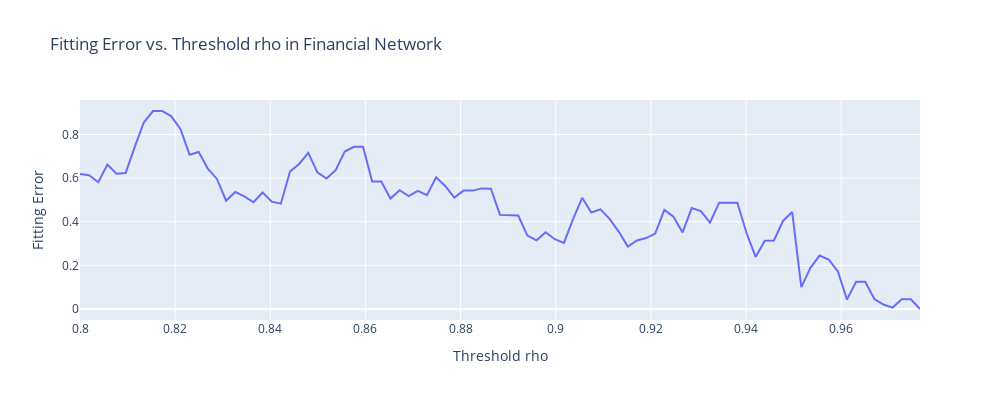
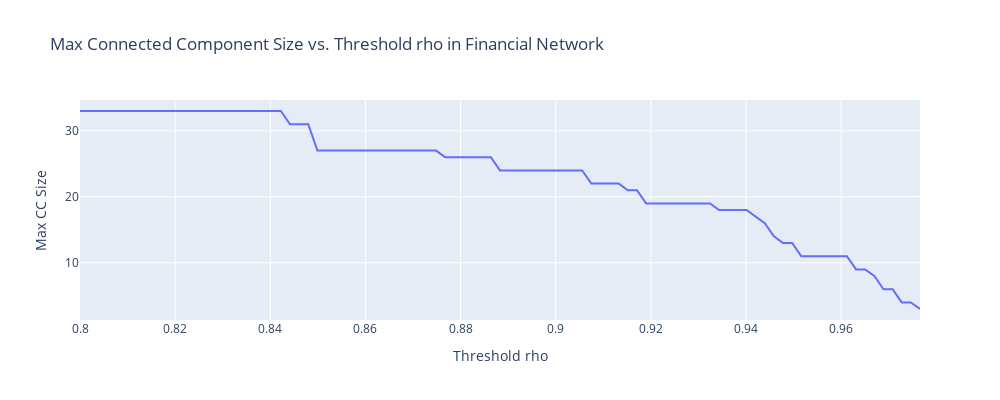

Notebook code for these charts, in order:
### Code cell
max_ccs = []
errors = []
nodes = []


def exponential_degree(k, alpha, gamma):
    return alpha * np.exp(-gamma * k)

def make_graph(rho):
    # 1. Threshold the correlation matrix
    adj_matrix = (corr_matrix.abs() > rho).astype(int)
    np.fill_diagonal(adj_matrix.values, 0)

    # 2. Create a graph from the adjacency matrix
    G = nx.from_pandas_adjacency(adj_matrix)
    G.remove_edges_from(nx.selfloop_edges(G))

    cc = max(nx.connected_components(G), key=len)
    max_ccs.append(len(cc))

    return G

def fitting_error_for_threshold(rho):
    # 1. Build the graph at threshold rho
    G = make_graph(rho)

    #Count the number of connected components and store it in the nodes list
    nodes.append(len(list(nx.connected_components(G))))


    max_cc = max(nx.connected_components(G), key=len)
    

    # 2. Degree distribution
    degrees = [deg for _, deg in G.degree()]
    hist = np.bincount(degrees)
    p_k = hist / hist.sum()

    # 3. Fit alpha, gamma
    k_vals = np.arange(1, len(p_k))
    p_vals = p_k[1:]
    nonzero = p_vals > 0
    k_fit = k_vals[nonzero]
    p_fit = p_vals[nonzero]
    popt, _ = curve_fit(exponential_degree, k_fit, p_fit, p0=(1.0, 0.1))
    alpha_fit, gamma_fit = popt

    # 4. Compute fitting error
    p_exp_fit = exponential_degree(k_vals, alpha_fit, gamma_fit)
    e_fit = np.sum(np.abs(p_k[1:] - p_exp_fit))

    errors.append(e_fit)

    #make sure there are at least 10 nodes
    if len(max_cc) < 10:
        raise Warning(f"Graph has less than 10 nodes at rho = {rho}")
    return e_fit, alpha_fit, gamma_fit, max_cc

import warnings

print(nodes)

# Loop over candidate rho’s
rhos = np.linspace(0.8, 0.99, 100)
best_rho = None
best_err = np.inf
rhos_run = []
problems = []
for rho in rhos:
    try:
        with warnings.catch_warnings():
            warnings.simplefilter("ignore")
            err, alpha_fit, gamma_fit, max_cc = fitting_error_for_threshold(rho)
        rhos_run.append(rho)
        
        if err < best_err:
            best_rho = rho
            best_err = err
    except:
        problems.append(rho)
        continue
    
# Plot the error as a function of rho
fig = go.Figure()
fig.add_trace(go.Scatter(x=rhos, y=errors, mode='lines', name='Fitting Error'))
fig.update_layout(
    title='Fitting Error vs. Threshold rho in Financial Network',
    xaxis_title='Threshold rho',
    yaxis_title='Fitting Error',
    width=1000,
    height=400
)
fig.show()

# Plot max connected component size
fig = go.Figure()
fig.add_trace(go.Scatter(x=rhos, y=max_ccs[:93], mode='lines', name='Max CC Size'))
fig.update_layout(
    title='Max Connected Component Size vs. Threshold rho in Financial Network',
    xaxis_title='Threshold rho',
    yaxis_title='Max CC Size',
    width=1000,
    height=400
)
fig.show()


print(f"Problems at thresholds: {problems}")

print(f"Best threshold = {best_rho}, with error = {best_err}")

### Figure 1 — Plotly figure (JSON) as saved in the notebook; plotly's stock layout.template omitted (floating-point values rounded to 4 significant figures)
{"data": [{"mode": "lines", "name": "Fitting Error", "type": "scatter", "x": [0.8, 0.8019, 0.8038, 0.8058, 0.8077, 0.8096, 0.8115, 0.8134, 0.8154, 0.8173, 0.8192, 0.8211, 0.823, 0.8249, 0.8269, 0.8288, 0.8307, 0.8326, 0.8345, 0.8365, 0.8384, 0.8403, 0.8422, 0.8441, 0.8461, 0.848, 0.8499, 0.8518, 0.8537, 0.8557, 0.8576, 0.8595, 0.8614, 0.8633, 0.8653, 0.8672, 0.8691, 0.871, 0.8729, 0.8748, 0.8768, 0.8787, 0.8806, 0.8825, 0.8844, 0.8864, 0.8883, 0.8902, 0.8921, 0.894, 0.896, 0.8979, 0.8998, 0.9017, 0.9036, 0.9056, 0.9075, 0.9094, 0.9113, 0.9132, 0.9152, 0.9171, 0.919, 0.9209, 0.9228, 0.9247, 0.9267, 0.9286, 0.9305, 0.9324, 0.9343, 0.9363, 0.9382, 0.9401, 0.942, 0.9439, 0.9459, 0.9478, 0.9497, 0.9516, 0.9535, 0.9555, 0.9574, 0.9593, 0.9612, 0.9631, 0.9651, 0.967, 0.9689, 0.9708, 0.9727, 0.9746, 0.9766, 0.9785, 0.9804, 0.9823, 0.9842, 0.9862, 0.9881, 0.99], "y": [0.619, 0.6129, 0.581, 0.6617, 0.6201, 0.6232, 0.7431, 0.8558, 0.9075, 0.9075, 0.8831, 0.8249, 0.7073, 0.7197, 0.6431, 0.596, 0.4961, 0.5364, 0.5163, 0.4891, 0.5339, 0.492, 0.4828, 0.6299, 0.6648, 0.7157, 0.6259, 0.5982, 0.6365, 0.7214, 0.7431, 0.7431, 0.5844, 0.5844, 0.5061, 0.5447, 0.5171, 0.5415, 0.5218, 0.6034, 0.5641, 0.5108, 0.5427, 0.5427, 0.5528, 0.5512, 0.4313, 0.4313, 0.4281, 0.3364, 0.3147, 0.3517, 0.3197, 0.3029, 0.4115, 0.5096, 0.4421, 0.4567, 0.4129, 0.3548, 0.286, 0.3143, 0.3251, 0.3456, 0.454, 0.4231, 0.351, 0.4625, 0.4489, 0.3955, 0.487, 0.487, 0.487, 0.3482, 0.2385, 0.3131, 0.3144, 0.4035, 0.4447, 0.1002, 0.1886, 0.245, 0.227, 0.1729, 0.0431, 0.125, 0.125, 0.04585, 0.02069, 0.006386, 0.04472, 0.04472, 0]}], "layout": {"height": 400, "title": {"text": "Fitting Error vs. Threshold rho in Financial Network"}, "width": 1000, "xaxis": {"title": {"text": "Threshold rho"}}, "yaxis": {"title": {"text": "Fitting Error"}}}}

### Figure 2 — Plotly figure (JSON) as saved in the notebook; plotly's stock layout.template omitted (floating-point values rounded to 4 significant figures)
{"data": [{"mode": "lines", "name": "Max CC Size", "type": "scatter", "x": [0.8, 0.8019, 0.8038, 0.8058, 0.8077, 0.8096, 0.8115, 0.8134, 0.8154, 0.8173, 0.8192, 0.8211, 0.823, 0.8249, 0.8269, 0.8288, 0.8307, 0.8326, 0.8345, 0.8365, 0.8384, 0.8403, 0.8422, 0.8441, 0.8461, 0.848, 0.8499, 0.8518, 0.8537, 0.8557, 0.8576, 0.8595, 0.8614, 0.8633, 0.8653, 0.8672, 0.8691, 0.871, 0.8729, 0.8748, 0.8768, 0.8787, 0.8806, 0.8825, 0.8844, 0.8864, 0.8883, 0.8902, 0.8921, 0.894, 0.896, 0.8979, 0.8998, 0.9017, 0.9036, 0.9056, 0.9075, 0.9094, 0.9113, 0.9132, 0.9152, 0.9171, 0.919, 0.9209, 0.9228, 0.9247, 0.9267, 0.9286, 0.9305, 0.9324, 0.9343, 0.9363, 0.9382, 0.9401, 0.942, 0.9439, 0.9459, 0.9478, 0.9497, 0.9516, 0.9535, 0.9555, 0.9574, 0.9593, 0.9612, 0.9631, 0.9651, 0.967, 0.9689, 0.9708, 0.9727, 0.9746, 0.9766, 0.9785, 0.9804, 0.9823, 0.9842, 0.9862, 0.9881, 0.99], "y": [33, 33, 33, 33, 33, 33, 33, 33, 33, 33, 33, 33, 33, 33, 33, 33, 33, 33, 33, 33, 33, 33, 33, 31, 31, 31, 27, 27, 27, 27, 27, 27, 27, 27, 27, 27, 27, 27, 27, 27, 26, 26, 26, 26, 26, 26, 24, 24, 24, 24, 24, 24, 24, 24, 24, 24, 22, 22, 22, 22, 21, 21, 19, 19, 19, 19, 19, 19, 19, 19, 18, 18, 18, 18, 17, 16, 14, 13, 13, 11, 11, 11, 11, 11, 11, 9, 9, 8, 6, 6, 4, 4, 3]}], "layout": {"height": 400, "title": {"text": "Max Connected Component Size vs. Threshold rho in Financial Network"}, "width": 1000, "xaxis": {"title": {"text": "Threshold rho"}}, "yaxis": {"title": {"text": "Max CC Size"}}}}
